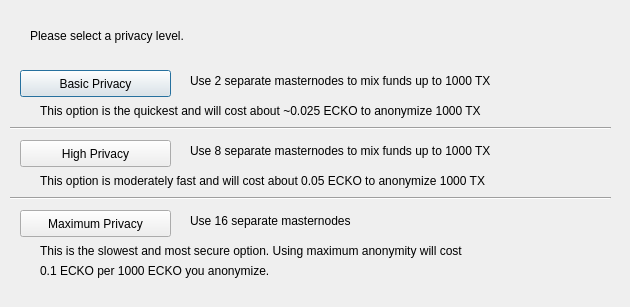
<?xml version="1.0" encoding="UTF-8"?>
<ui version="4.0">
 <class>DarksendConfig</class>
 <widget class="QDialog" name="DarksendConfig">
  <property name="geometry">
   <rect>
    <x>0</x>
    <y>0</y>
    <width>630</width>
    <height>307</height>
   </rect>
  </property>
  <property name="windowTitle">
   <string>Configure Darksend</string>
  </property>
  <widget class="QPushButton" name="buttonBasic">
   <property name="geometry">
    <rect>
     <x>20</x>
     <y>70</y>
     <width>151</width>
     <height>27</height>
    </rect>
   </property>
   <property name="text">
    <string>Basic Privacy</string>
   </property>
  </widget>
  <widget class="QPushButton" name="buttonHigh">
   <property name="geometry">
    <rect>
     <x>20</x>
     <y>140</y>
     <width>151</width>
     <height>27</height>
    </rect>
   </property>
   <property name="text">
    <string>High Privacy</string>
   </property>
  </widget>
  <widget class="QPushButton" name="buttonMax">
   <property name="geometry">
    <rect>
     <x>20</x>
     <y>210</y>
     <width>151</width>
     <height>27</height>
    </rect>
   </property>
   <property name="text">
    <string>Maximum Privacy</string>
   </property>
  </widget>
  <widget class="QLabel" name="label">
   <property name="geometry">
    <rect>
     <x>30</x>
     <y>20</y>
     <width>571</width>
     <height>31</height>
    </rect>
   </property>
   <property name="text">
    <string>Please select a privacy level.</string>
   </property>
  </widget>
  <widget class="QLabel" name="label_2">
   <property name="geometry">
    <rect>
     <x>190</x>
     <y>70</y>
     <width>421</width>
     <height>21</height>
    </rect>
   </property>
   <property name="text">
    <string>Use 2 separate masternodes to mix funds up to 1000 TX</string>
   </property>
  </widget>
  <widget class="QLabel" name="label_3">
   <property name="geometry">
    <rect>
     <x>190</x>
     <y>140</y>
     <width>411</width>
     <height>21</height>
    </rect>
   </property>
   <property name="text">
    <string>Use 8 separate masternodes to mix funds up to 1000 TX</string>
   </property>
  </widget>
  <widget class="QLabel" name="label_4">
   <property name="geometry">
    <rect>
     <x>190</x>
     <y>210</y>
     <width>421</width>
     <height>21</height>
    </rect>
   </property>
   <property name="text">
    <string>Use 16 separate masternodes</string>
   </property>
  </widget>
  <widget class="QLabel" name="label_6">
   <property name="geometry">
    <rect>
     <x>40</x>
     <y>100</y>
     <width>561</width>
     <height>21</height>
    </rect>
   </property>
   <property name="text">
    <string>This option is the quickest and will cost about ~0.025 ECKO to anonymize 1000 TX</string>
   </property>
  </widget>
  <widget class="QLabel" name="label_7">
   <property name="geometry">
    <rect>
     <x>40</x>
     <y>170</y>
     <width>561</width>
     <height>21</height>
    </rect>
   </property>
   <property name="text">
    <string>This option is moderately fast and will cost about 0.05 ECKO to anonymize 1000 TX</string>
   </property>
  </widget>
  <widget class="QLabel" name="label_8">
   <property name="geometry">
    <rect>
     <x>40</x>
     <y>240</y>
     <width>561</width>
     <height>21</height>
    </rect>
   </property>
   <property name="text">
    <string>This is the slowest and most secure option. Using maximum anonymity will cost</string>
   </property>
  </widget>
  <widget class="QLabel" name="label_9">
   <property name="geometry">
    <rect>
     <x>40</x>
     <y>260</y>
     <width>561</width>
     <height>21</height>
    </rect>
   </property>
   <property name="text">
    <string>0.1 ECKO per 1000 ECKO you anonymize.</string>
   </property>
  </widget>
  <widget class="Line" name="line">
   <property name="geometry">
    <rect>
     <x>10</x>
     <y>120</y>
     <width>601</width>
     <height>16</height>
    </rect>
   </property>
   <property name="orientation">
    <enum>Qt::Horizontal</enum>
   </property>
  </widget>
  <widget class="Line" name="line_2">
   <property name="geometry">
    <rect>
     <x>10</x>
     <y>190</y>
     <width>601</width>
     <height>16</height>
    </rect>
   </property>
   <property name="orientation">
    <enum>Qt::Horizontal</enum>
   </property>
  </widget>
 </widget>
 <resources/>
 <connections/>
</ui>
